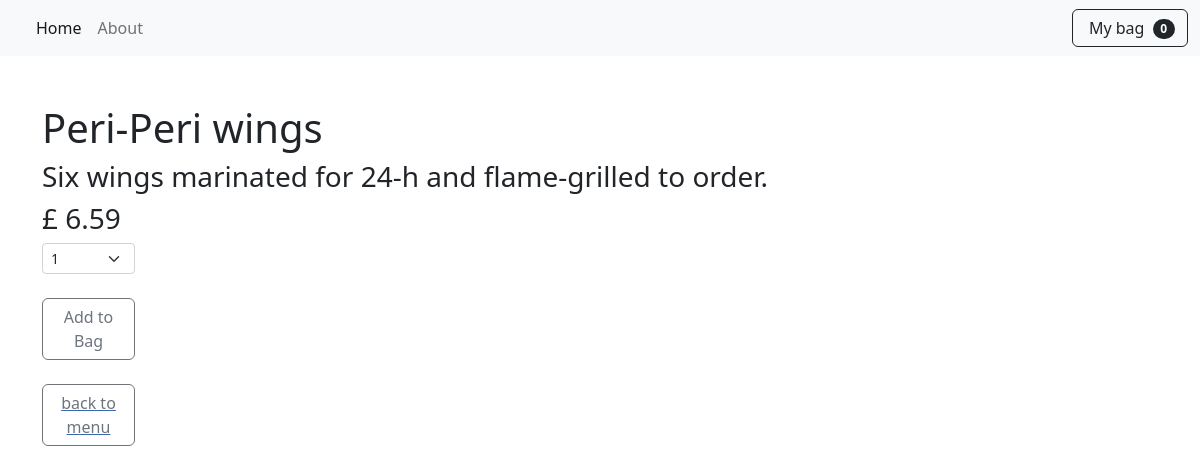
The page /item/7 on the database its author committed.
### restaurent_menu/models.py (models this page shows, shortened)
class Items(models.Model):
    meal = models.CharField(max_length=1000, unique=True)  # unique since each meal is unique
    description = models.CharField(max_length=2000)
    price = models.DecimalField(max_digits=10, decimal_places=2)
    meal_type = models.CharField(max_length=200, choices=MEAL_TYPE)
    author = models.ForeignKey(User, on_delete=models.PROTECT)
    status = models.IntegerField(choices=STATUS, default=1)
    date_created = models.DateTimeField(auto_now_add=True)
    date_updated = models.DateTimeField(auto_now_add=True)

### restaurent_menu/views.py (the view)
# urls.py: path('item/<int:pk>', views.MenuItemDetail.as_view(), name='menu_item'),
class MenuItemDetail(generic.DetailView):
    model = Items
    template_name = "menu_item_detail.html"

### cart/cart.py (called while the page is built)
    def __len__(self):
        return len(self.cart)

### cart/context_processor.py (called while the page is built)
def cart(request):
    return {'cart': Cart(request)}

### restaurent_menu/templates/menu_item_detail.html (shortened to what this page needs)
{% extends 'base.html'%}
{% block content %}
<div class="container">
        <h1 class="pt-5">{{ items.meal }}</h1>
        <h3>{{ items.description }}</h3>
        <h3>£ {{ items.price }}</h3>
        <div class="col-md-1">
                    <div>
                        <select class="form-select form-select-sm" id="qty-cart">
                            <option value="1">1</option>
                        </select>
                    </div>
        {% if items.status == 1 %}
            <button type="button" value="{{ items.id }}"
                     class="btn btn-outline-secondary mt-4" id="add-cart">Add to Bag</button>
           <a href="{% url 'home' %}"><button
                     class="d-flex btn btn-outline-secondary mt-4">back to menu</button></a>
        {% else %}
            <button type="button" value="{{ items.id }}"
                     class="btn btn-outline-danger mt-4" disabled>Sorry Unavailable</button>
            <a href="{% url 'home' %}"><button type="button"
                     class="d-flex btn btn-outline-secondary mt-4">back to menu</button></a>
        {% endif %}
</div>
{% endblock %}

### rows shown on the page
Items: meal "Peri-Peri wings", description "Six wings marinated for 24-h and flame-grilled to order.", price "6.59"

### other values the page prints
{{ cart|length }} "0"
